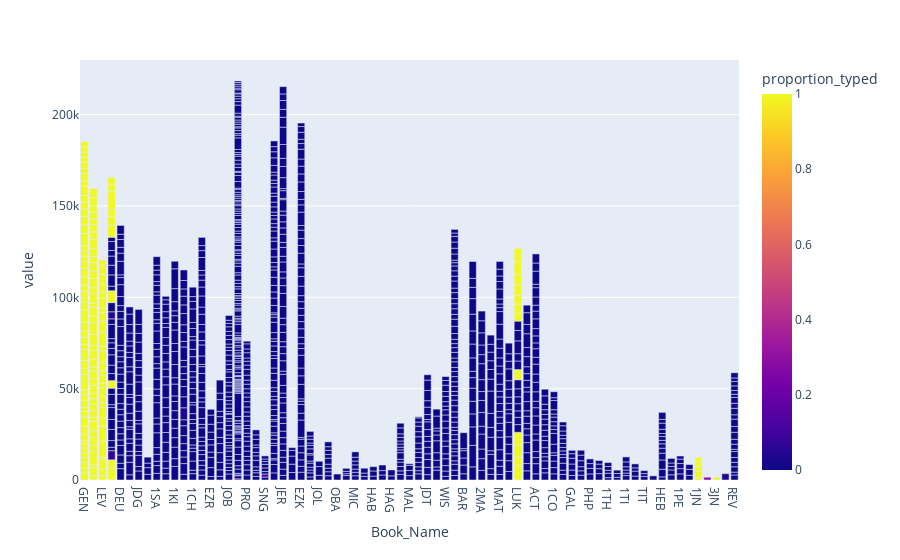

This figure's notebook cell:
### Markdown cell above
The following chart shows both books (as bars) and chapters (as sections of these bars). These sections are also color coded by the proportion of each chapter that has been typed.

### Code cell
fig_characters_typed_in_each_book_and_chapter = px.bar(
df_characters_typed_by_book_and_chapter, x = 'Book_Name', y = [
    'Characters'], color = 'proportion_typed')
fig_characters_typed_in_each_book_and_chapter.write_html(
    'Analyses/characters_typed_by_book_and_chapter.html')
fig_characters_typed_in_each_book_and_chapter.write_image(
    'Analyses/characters_typed_by_book_and_chapter.png', 
    width = 1920, height = 1080, engine = 'kaleido', scale = 2)
fig_characters_typed_in_each_book_and_chapter

### Figure 1 — Plotly figure (JSON) as saved in the notebook; plotly's stock layout.template omitted (floating-point values rounded to 4 significant figures; data arrays with more than 128 entries replaced by an {"elided": "..."} marker saying what was removed)
{"data": [{"alignmentgroup": "True", "hovertemplate": "Book_Name=%{x}<br>value=%{y}<br>proportion_typed=%{marker.color}<extra></extra>", "legendgroup": "", "marker": {"color": {"elided": "1328 float values"}, "coloraxis": "coloraxis", "pattern": {"shape": ""}}, "name": "", "offsetgroup": "", "orientation": "v", "showlegend": false, "textposition": "auto", "type": "bar", "x": {"elided": "1328 str values"}, "xaxis": "x", "y": {"elided": "1328 int values"}, "yaxis": "y"}], "layout": {"barmode": "relative", "coloraxis": {"colorbar": {"title": {"text": "proportion_typed"}}, "colorscale": [[0, "#0d0887"], [0.1111, "#46039f"], [0.2222, "#7201a8"], [0.3333, "#9c179e"], [0.4444, "#bd3786"], [0.5556, "#d8576b"], [0.6667, "#ed7953"], [0.7778, "#fb9f3a"], [0.8889, "#fdca26"], [1, "#f0f921"]]}, "legend": {"tracegroupgap": 0}, "margin": {"t": 60}, "xaxis": {"anchor": "y", "domain": [0, 1], "title": {"text": "Book_Name"}}, "yaxis": {"anchor": "x", "domain": [0, 1], "title": {"text": "value"}}}}
